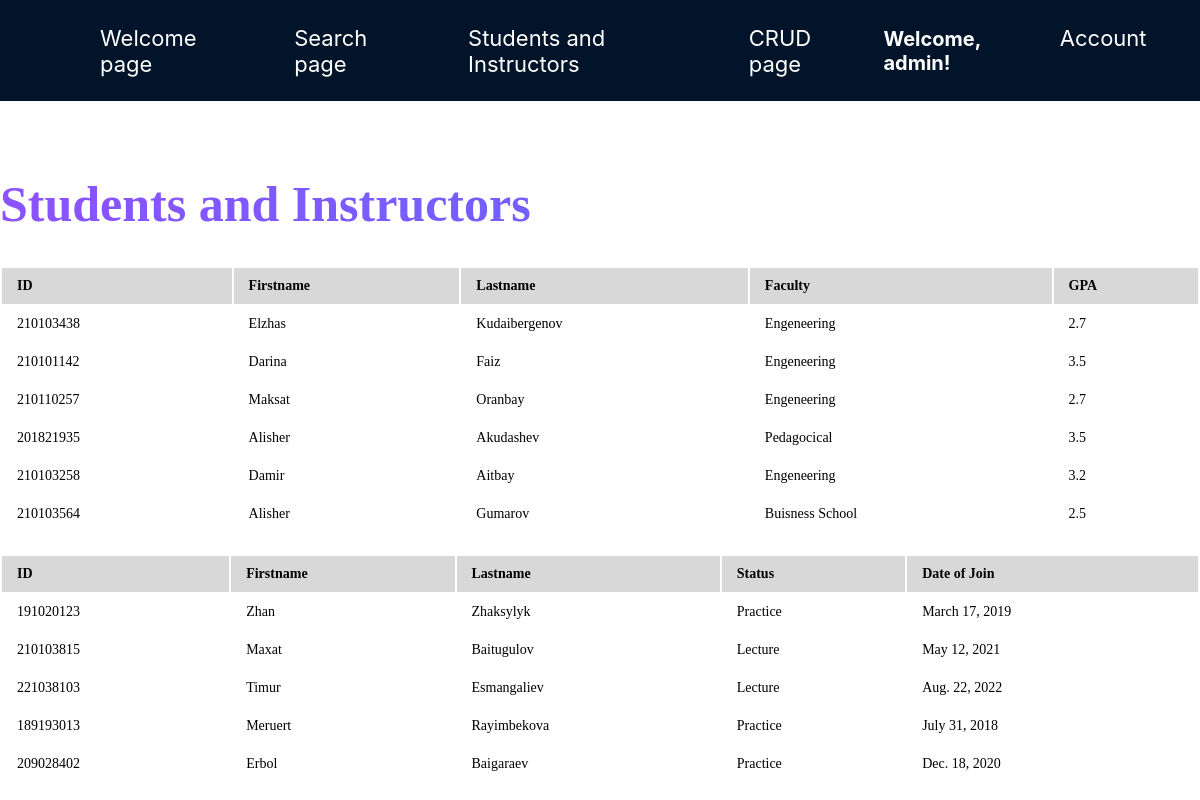
The page /all_members/ (signed in) on the database its author committed.
### sdudent/models.py (models this page shows)
class Student(models.Model):
    student_id = models.IntegerField(verbose_name='Student ID')
    firstname = models.CharField(max_length=255, verbose_name='First Name')
    lastname = models.CharField(max_length=255, verbose_name='Last Name')
    faculty = models.CharField(max_length=255, verbose_name='Faculty')
    student_gpa = models.FloatField(verbose_name='GPA')

class Instructor(models.Model):
    instructor_id = models.IntegerField()
    name = models.CharField(max_length=255)
    surname = models.CharField(max_length=255)
    status = models.CharField(max_length=255)
    dateofjoin = models.DateField()

### sdudent/views.py (the view)
# urls.py: path('all_members/', views.members, name='all_members'),
def members(request):
    mystudents = Student.objects.all().values()
    myinstructors = Instructor.objects.all().values()
    template = loader.get_template('all_members.html')
    context = {'mystudents':mystudents, 'myinstructors':myinstructors}
    return HttpResponse(template.render(context, request))

### sdudent/templates/all_members.html (shortened to what this page needs)
<!DOCTYPE html>
<html>
  <head>
  </head>
  <body>
    <nav>
      <a style="margin-left: 100px" href="{% url 'sdudent'%}">Welcome page</a>
      <a href="{% url 'index'%}">Search page</a>
      <a href="{% url 'all_members'%}">Students and Instructors</a>
      <a href="{% url 'home'%}">CRUD page</a>
      <div class="welcome-div">
        {% if user.is_authenticated %}
        <h4>Welcome, {{ user.username }}!</h4>
        {% endif %}
        <div class="dropdown">
          <a href="{% url 'register'%}">Account</a>
        </div>
      </div>
    </nav>
    <main>
      <h1>Students and Instructors</h1>
      <table border="1">
        <tr>
          <th>ID</th>
          <th>Firstname</th>
          <th>Lastname</th>
          <th>Faculty</th>
          <th>GPA</th>
        </tr>
        {% for x in mystudents %}
        <tr>
          <td>{{x.student_id}}</td>
          <td>{{x.firstname}}</td>
          <td>{{x.lastname}}</td>
          <td>{{x.faculty}}</td>
          <td>{{x.student_gpa}}</td>
        </tr>
        {% endfor %}
      </table>
      <table border="1">
        <tr>
          <th>ID</th>
          <th>Firstname</th>
          <th>Lastname</th>
          <th>Status</th>
          <th>Date of Join</th>
        </tr>
        {% for x in myinstructors %}
        <tr>
          <td>{{x.instructor_id}}</td>
          <td>{{x.name}}</td>
          <td>{{x.surname}}</td>
          <td>{{x.status}}</td>
          <td>{{x.dateofjoin}}</td>
        </tr>
        {% endfor %}
      </table>
    </main>
  </body>
</html>

### sdudent/templates/all_members.html (style rules this page uses)
body { display: flex; flex-direction: column; margin: 0; justify-content: center; }
main { position: relative; width: 100%; border-radius: 10px; background-color: #fff; border: none; font-size: 18px; overflow: hidden; transition: box-shadow 0.2s ease, transform 0.2s ease; }
h1 { font-size: 50px; font-weight: 600; background-image: linear-gradient(to left, #5271ff, #8c52ff); color: transparent; background-clip: text; -webkit-background-clip: text; }
table { width: 100%; border: none; margin-bottom: 20px; border: none; }
th { font-weight: bold; text-align: left; border: none; padding: 10px 15px; background: #d8d8d8; font-size: 14px; border-left: 1px solid #ddd; border-right: 1px solid #ddd; border: none; }
td { text-align: left; border-left: 1px solid #ddd; border-right: 1px solid #ddd; padding: 10px 15px; font-size: 14px; vertical-align: top; border: none; }
nav { background-color: #011429; display: flex; width: 100%; flex-direction: row; align-items: center; margin-bottom: 40px; }
a { font-size: 22px; color: #fff; margin: 20px 30px; text-decoration: none; position: relative; font-family: -apple-system, BlinkMacSystemFont, "Segoe UI", "Roboto", "Oxygen", "Ubuntu", "Cantarell", "Fira Sans", "Droid Sans", "Helvetica Neue", sans-serif; }
a::after { content: ""; display: block; height: 2px; width: 0; background-color: #1fb6ff; transition: width 0.3s ease-in-out; position: absolute; bottom: 0; left: 0; }
.dropdown { position: relative; display: inline-block; float: right; margin-left: auto; margin-right: auto; }
.welcome-div { display: flex; direction: row; align-items: center; float: right; margin-left: auto; margin-right: auto; }
h4 { font-size: 20px; color: #fff; font-family: -apple-system, BlinkMacSystemFont, "Segoe UI", "Roboto", "Oxygen", "Ubuntu", "Cantarell", "Fira Sans", "Droid Sans", "Helvetica Neue", sans-serif; }

### rows shown on the page
Student: student_id "210103438", firstname "Elzhas", lastname "Kudaibergenov", faculty "Engeneering", student_gpa "2.7"
Student: student_id "210101142", firstname "Darina", lastname "Faiz", faculty "Engeneering", student_gpa "3.5"
Student: student_id "210110257", firstname "Maksat", lastname "Oranbay", faculty "Engeneering", student_gpa "2.7"
Student: student_id "201821935", firstname "Alisher", lastname "Akudashev", faculty "Pedagocical", student_gpa "3.5"
Student: student_id "210103258", firstname "Damir", lastname "Aitbay", faculty "Engeneering", student_gpa "3.2"
Student: student_id "210103564", firstname "Alisher", lastname "Gumarov", faculty "Buisness School", student_gpa "2.5"
Instructor: instructor_id "191020123", name "Zhan", surname "Zhaksylyk", status "Practice", dateofjoin "March 17, 2019"
Instructor: instructor_id "210103815", name "Maxat", surname "Baitugulov", status "Lecture", dateofjoin "May 12, 2021"
Instructor: instructor_id "221038103", name "Timur", surname "Esmangaliev", status "Lecture", dateofjoin "Aug. 22, 2022"
Instructor: instructor_id "189193013", name "Meruert", surname "Rayimbekova", status "Practice", dateofjoin "July 31, 2018"
Instructor: instructor_id "209028402", name "Erbol", surname "Baigaraev", status "Practice", dateofjoin "Dec. 18, 2020"

### other values the page prints
{{ user.username }} "admin"
